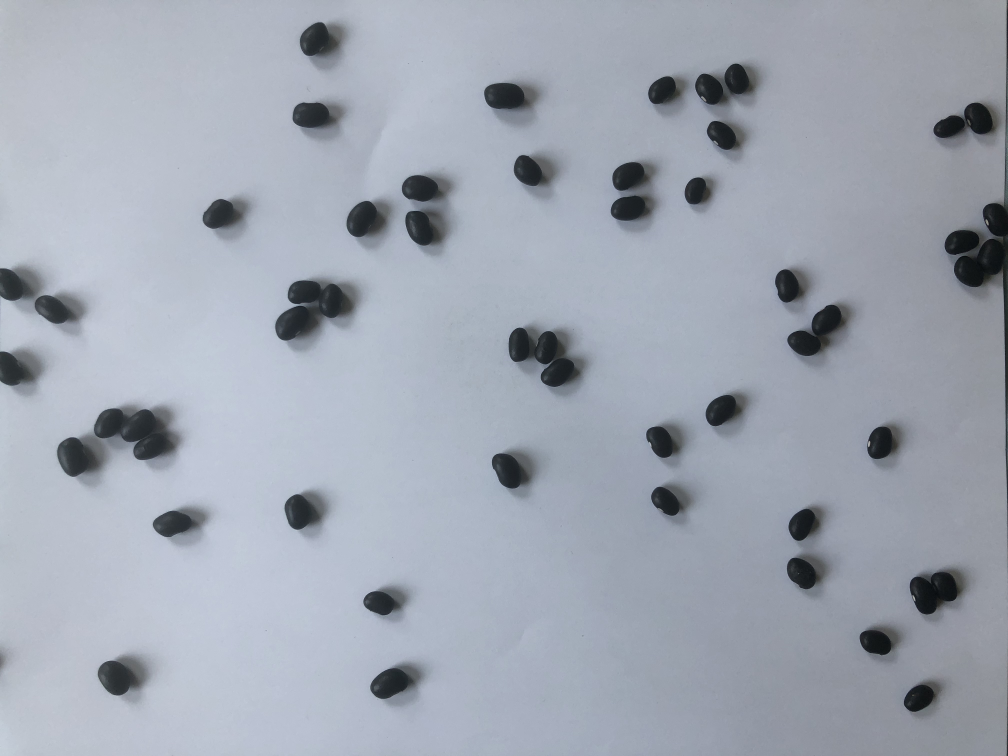
#> input picture data/beans1.JPG, 4032 x 3024 px, found by its file name (shown at 1/4 size)
$ jupyter execute counting_beans.ipynb   (shell and % lines are left out)
#> lines starting #> are read from the running program, lines starting #| are printed output that depends on the picture; after the words box and inside, x2 and y2 are one past the last pixel; in counts of white or black regions, pixels touching at a corner belong together; long printed decimals are rounded
[cell 1]
import numpy as np
from matplotlib import pyplot as plt
from skimage import data, io, filters, restoration, util,feature, img_as_ubyte, img_as_float
from skimage.color import rgb2gray
from skimage.filters.rank import mean, equalize
from skimage.morphology import disk
from skimage import exposure, measure
from skimage.morphology import reconstruction
from skimage.filters import sobel, threshold_otsu
from scipy import ndimage

# Read Beans Images

[cell 2]
beans1 = io.imread('data/beans1.jpg')
#> beans1 is the input picture: shape (3024, 4032, 3); mean R, G, B 159.6, 166.2, 177.9
#beans2 = io.imread('data/beans2.jpg')
beans3 = io.imread('data/beans3.jpg')
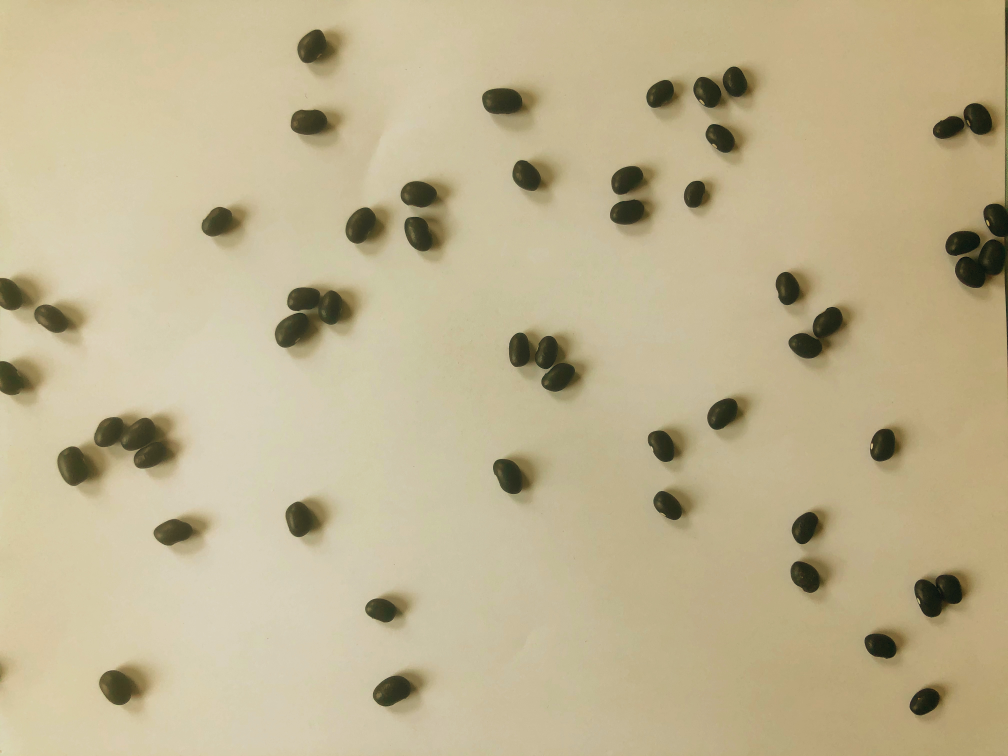
#> input picture data/beans3.jpg, 4032 x 3024 px (shown at 1/4 size)
#> beans3 is the input picture: shape (3024, 4032, 3); mean R, G, B 191.4, 178.9, 144.3
print('-----------------------------------------------------------------------')
print('Image shape is',beans1.shape, 'and type is',type(beans1))
#| Image shape is (3024, 4032, 3) and type is <class 'numpy.ndarray'>
print('Min =',beans1.min(),",Mean =",beans1.mean(),',Max = ',beans1.max())
#| Min = 0 ,Mean = 167.893 ,Max =  242
print('dtype = ',beans1.dtype)
#| dtype =  uint8
print('-----------------------------------------------------------------------')

[cell 3]
def show_plane(ax, plane, cmap="gray", title=None):
    ax.imshow(plane, cmap=cmap)
    ax.set_xticks([])
    ax.set_yticks([])

    if title:
        ax.set_title(title)

_, (a, c)= plt.subplots(nrows=1, ncols=2, figsize=(16, 4))
show_plane(a, beans1, title="naturallight")
#show_plane(b, beans2, title="Gaussian_color") # rotated
show_plane(c, beans3, title="yellowlight")

# Image Transformations

[cell 4]
# grayscale
beans1_gray = rgb2gray(beans1)

# Smoothing
smoothed = img_as_ubyte(mean(beans1_gray, disk(2)))

# Global equalization
equalized = exposure.equalize_hist(beans1_gray)
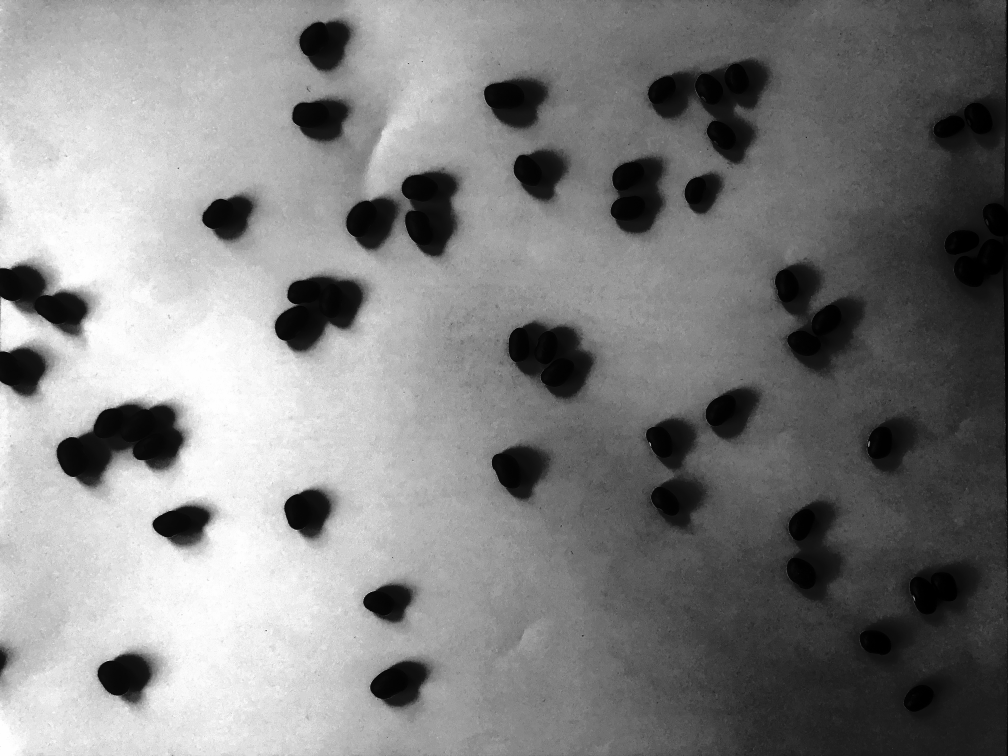
#> equalized: shape (3024, 4032) float64 (shown at 1/4 size); min 2.95e-06, max 1, mean 0.507

# Extract edges
edge_sobel = sobel(beans1_gray)

_, (a, b, c, d, e)= plt.subplots(nrows=1, ncols=5, figsize=(16, 4))
show_plane(a, beans1, title="original")
show_plane(b, beans1_gray, title="grayscale")
show_plane(c, smoothed, title="smoothed")
show_plane(d, equalized, title="equalized")
show_plane(e, edge_sobel, title="extract edge")

[cell 5]
# all images
all_images=[ beans1_gray, smoothed, equalized, edge_sobel]
# generate masks for thresholds for all images
masks=[image>threshold_otsu(image) for image in all_images]
#> masks = 4 items

_, (a, b, c, d)= plt.subplots(nrows=1, ncols=4, figsize=(16, 4))
#show_plane(a, masks[0], title="original")
show_plane(a, masks[0], title="grayscale")
show_plane(b, masks[1], title="smoothed")
show_plane(c, masks[2], title="equalized")
show_plane(d, masks[3], title="extract edge")
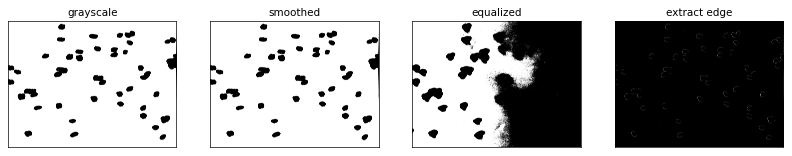
#> figure drawn by matplotlib, 4 panels

[cell 6]
#labels,nlabels=ndimage.label(masks[0])
#print('( ) Mask generated from original: ',nlabels,'distinct beans.')
labels,nlabels=ndimage.label(masks[0])
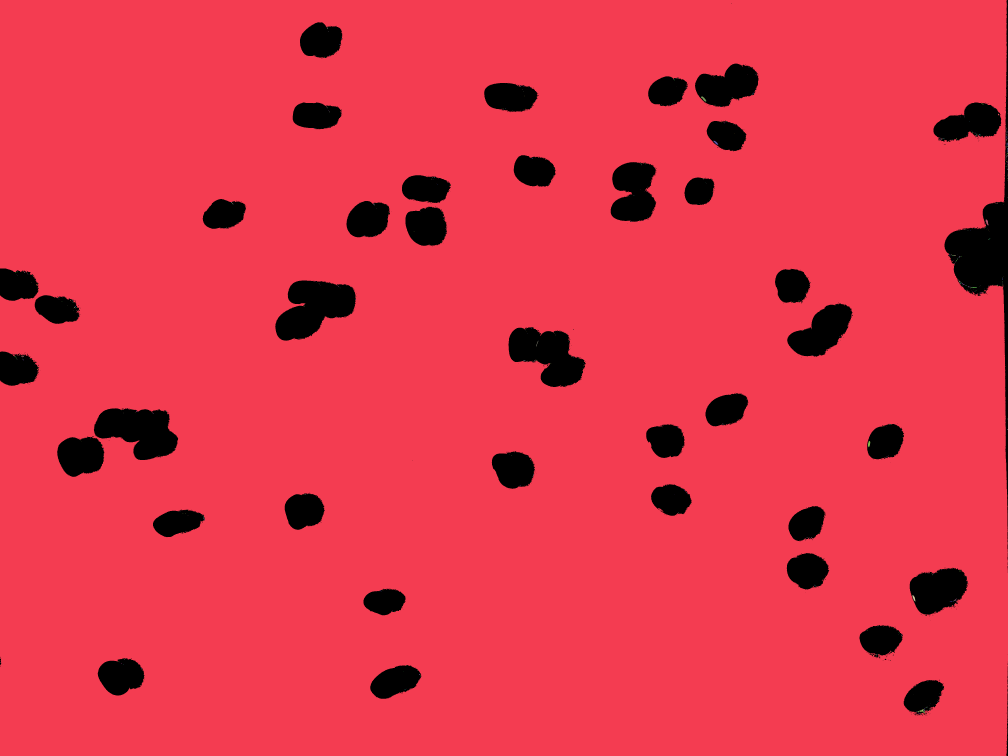
#> labels: shape (3024, 4032) int32 (shown at 1/4 size); 895 distinct labels, from 0 to 894; one colour per label, 0 black
#> nlabels = 894
print('( ) Mask generated from grayscale: ',nlabels,'distinct beans.')
#| ( ) Mask generated from grayscale:  894 distinct beans.
labels,nlabels=ndimage.label(masks[1])
#> labels: shape (3024, 4032) int32; 56 distinct labels, from 0 to 55
#> nlabels = 55
print('(v) Mask generated from smoothed: ',nlabels,'distinct beans.')
#| (v) Mask generated from smoothed:  55 distinct beans.
labels,nlabels=ndimage.label(masks[2])
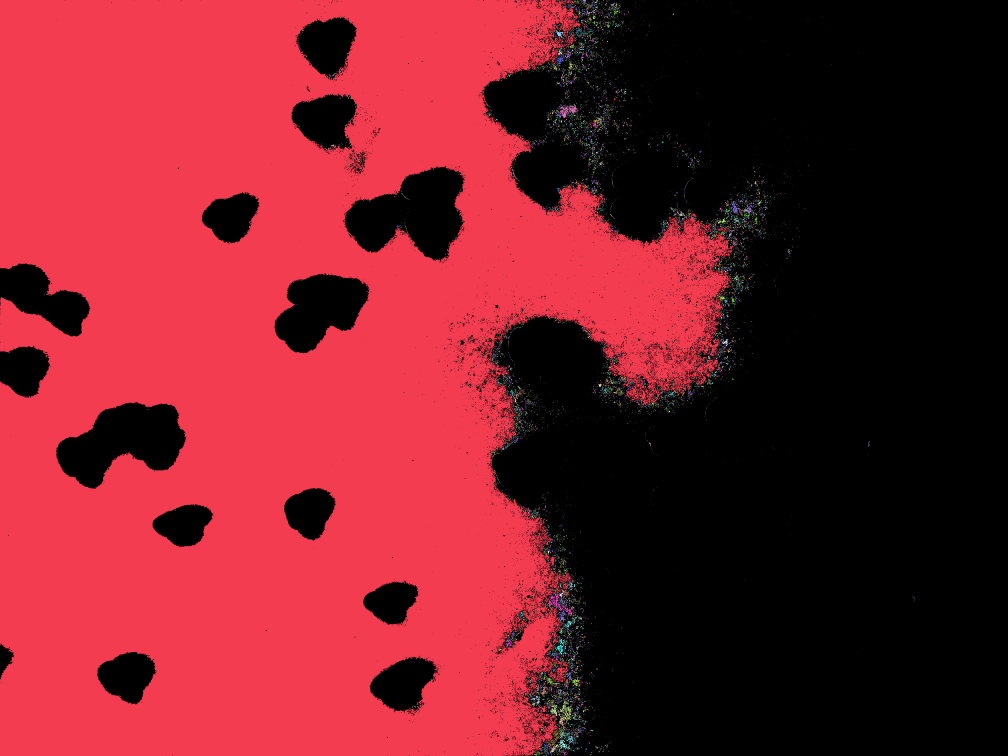
#> labels: shape (3024, 4032) int32 (shown at 1/4 size); 13031 distinct labels, from 0 to 13030; one colour per label, 0 black
#> nlabels = 13030
print('( ) Mask generated from equalized: ',nlabels,'distinct beans.')
#| ( ) Mask generated from equalized:  13030 distinct beans.
labels,nlabels=ndimage.label(masks[3])
#> labels: shape (3024, 4032) int32; 659 distinct labels, from 0 to 658
#> nlabels = 658
print('( ) Mask generated from extract edge: ',nlabels,'distinct beans.')
#| ( ) Mask generated from extract edge:  658 distinct beans.

## Other Methods: binary_fill_holes()

[cell 7]
val = filters.threshold_otsu(smoothed)
#> val = 116
drops = ndimage.binary_fill_holes(smoothed < val)
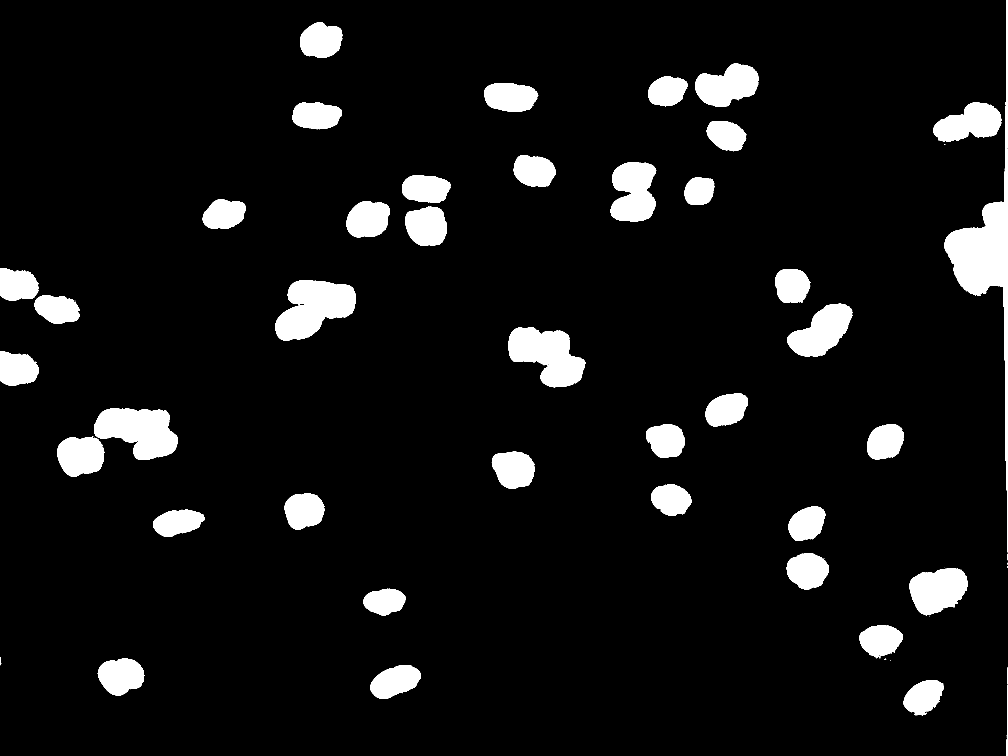
#> drops: shape (3024, 4032) bool (shown at 1/4 size); 7.3% white; 71 white regions (25 under 20 px), largest, box (x1, y1, x2, y2) and area: (3778, 0, 4032, 2210) 82277, (1101, 1122, 1423, 1362) 50250, (376, 1633, 712, 1840) 46483
plt.imshow(drops, cmap='gray')
plt.show()

[cell 8]
labels = measure.label(drops)
#> labels: shape (3024, 4032) int32; 72 distinct labels, from 0 to 71
print('( ) Mask generated through from smoothed: ',labels.max(),'distinct beans.')
#| ( ) Mask generated through from smoothed:  71 distinct beans.

# Segmentation and feature extraction

# Select Subimage (single bean)

[cell 9]
abean=beans1[331:437,1936:2099,:]
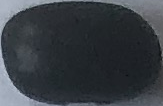
#> abean: shape (106, 163, 3); mean R, G, B 56.1, 61.2, 66.8
plt.title('One Bean')
plt.imshow(abean);

[cell 10]
abean_gray = rgb2gray(abean)
abean_gray = img_as_ubyte(abean_gray)
_, (a, b)= plt.subplots(nrows=1, ncols=2, figsize=(16, 4))
show_plane(a, abean, title="color")
show_plane(b, abean_gray, title="grascale")
#imshow(abean_gray, interpolation='nearest', cmap=plt.cm.gray)
